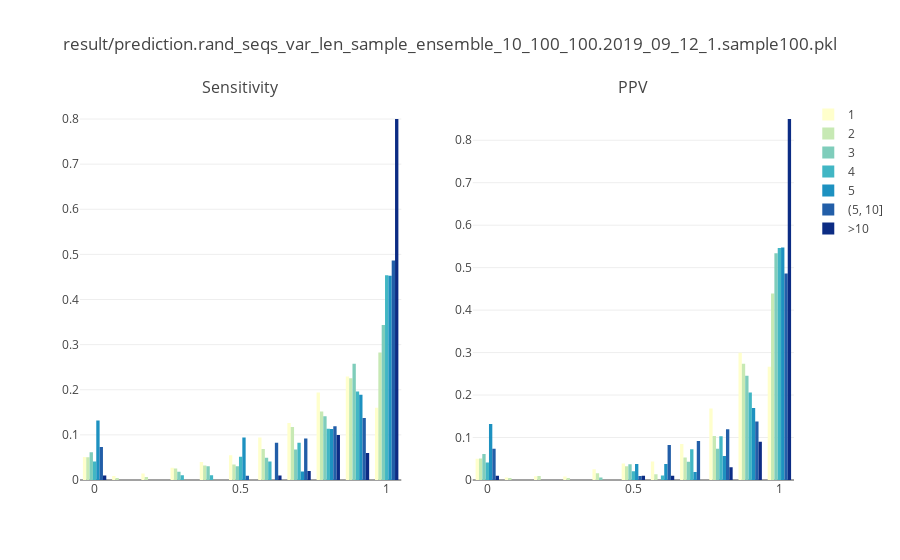

This figure's notebook cell:
### Code cell
fig = make_subplots(rows=1, cols=2, subplot_titles=['Sensitivity', 'PPV'])

for col_idx, metric_name in enumerate(['sensitivity', 'ppv']):

    col = col_idx + 1
    fig.add_trace(go.Histogram(x=df_metric[df_metric['rnafold_count'] == 1][metric_name], 
                              nbinsx=20, histnorm='probability', name='1',
                              marker_color='#ffffcc', showlegend=True if col_idx == 0 else False), 
                 row=1, col=col)
    fig.add_trace(go.Histogram(x=df_metric[df_metric['rnafold_count'] == 2][metric_name], 
                              nbinsx=20, histnorm='probability', name='2',
                              marker_color='#c7e9b4', showlegend=True if col_idx == 0 else False),
                 row=1, col=col)
    fig.add_trace(go.Histogram(x=df_metric[df_metric['rnafold_count'] == 3][metric_name], 
                              nbinsx=20, histnorm='probability', name='3',
                              marker_color='#7fcdbb', showlegend=True if col_idx == 0 else False),
                 row=1, col=col)
    fig.add_trace(go.Histogram(x=df_metric[df_metric['rnafold_count'] == 4][metric_name], 
                              nbinsx=20, histnorm='probability', name='4',
                              marker_color='#41b6c4', showlegend=True if col_idx == 0 else False),
                 row=1, col=col)
    fig.add_trace(go.Histogram(x=df_metric[df_metric['rnafold_count'] == 5][metric_name], 
                              nbinsx=20, histnorm='probability', name='5',
                              marker_color='#1d91c0', showlegend=True if col_idx == 0 else False),
                 row=1, col=col)
    fig.add_trace(go.Histogram(x=df_metric[(df_metric['rnafold_count'] > 5) & (df_metric['rnafold_count'] <= 10)]['sensitivity'], 
                              nbinsx=20, histnorm='probability', name='(5, 10]',
                              marker_color='#225ea8', showlegend=True if col_idx == 0 else False),
                 row=1, col=col)
    fig.add_trace(go.Histogram(x=df_metric[df_metric['rnafold_count'] > 10][metric_name], 
                              nbinsx=20, histnorm='probability', name='>10',
                              marker_color='#0c2c84', showlegend=True if col_idx == 0 else False), 
                 row=1, col=col)

fig = fig.update(layout=dict(
    paper_bgcolor='rgba(0,0,0,0)',
    plot_bgcolor='rgba(0,0,0,0)',
#     xaxis=dict(showgrid=False, zeroline=False,
#                tickfont=dict(size=18, color='#000'),
#                titlefont=dict(size=24, color='#000'),
#                showline=True, mirror=True),
#     yaxis=dict(showgrid=True, gridwidth=1, gridcolor='darkgray',
#                tickfont=dict(size=18, color='#000'),
#                titlefont=dict(size=24, color='#000'),
#                title='Percentage', showline=True, mirror=True),
    title=result_filenmae,
#     title=metric_name,
#     titlefont=dict(size=24, color='#000'),
#     legend=dict(orientation="h",
#                 font=dict(
# #             family='sans-serif',
#             size=24,
#             color='#000'
#         ),),
))
iplot(fig)

### Figure 1 — Plotly figure (JSON) as saved in the notebook; plotly's stock layout.template omitted (floating-point values rounded to 4 significant figures; data arrays with more than 128 entries replaced by an {"elided": "..."} marker saying what was removed)
{"data": [{"histnorm": "probability", "marker": {"color": "#ffffcc"}, "name": "1", "nbinsx": 20, "showlegend": true, "type": "histogram", "uid": "5f35950b-c23d-45ff-9d37-bbd7aaffcfce", "x": {"elided": "3571 float values"}, "xaxis": "x", "yaxis": "y"}, {"histnorm": "probability", "marker": {"color": "#c7e9b4"}, "name": "2", "nbinsx": 20, "showlegend": true, "type": "histogram", "uid": "fb811878-d9b6-453e-981d-a9616ee6b569", "x": {"elided": "435 float values"}, "xaxis": "x", "yaxis": "y"}, {"histnorm": "probability", "marker": {"color": "#7fcdbb"}, "name": "3", "nbinsx": 20, "showlegend": true, "type": "histogram", "uid": "5d0dda0e-a4b9-4a33-8e05-aee357cea31a", "x": {"elided": "163 float values"}, "xaxis": "x", "yaxis": "y"}, {"histnorm": "probability", "marker": {"color": "#41b6c4"}, "name": "4", "nbinsx": 20, "showlegend": true, "type": "histogram", "uid": "fed3e982-b868-4674-88a9-014e65a60d74", "x": [1, 0, 1, 1, 0.75, 1, 0.875, 0.96, 0.9091, 0.5455, 0.8571, 0.8889, 0.6, 0.7273, 1, 0.9524, 1, 0.9545, 0.3043, 1, 0.5, 1, 0.8421, 0.8, 1, 0.7857, 1, 0.9524, 0.9545, 0.8, 0.875, 0.9, 0.7368, 0.5185, 0.7241, 0, 0, 0.9333, 1, 0.875, 0.8462, 1, 1, 0.5, 1, 1, 0.8, 1, 0.65, 0.5769, 1, 0.875, 0.9286, 0.7778, 0.4444, 0.7273, 0.9091, 0.5455, 0.8889, 0.85, 1, 0.8095, 0.875, 1, 1, 1, 1, 0.96, 1, 0.6667, 0.75, 1, 0.9524, 0.5833, 0.9091, 1, 1, 1, 0, 1, 0.5789, 0.8889, 1, 0.963, 1, 0.8667, 0.9286, 1, 0.6667, 0.7895, 0.6842, 0.8696, 1, 1, 1, 0.9565, 1], "xaxis": "x", "yaxis": "y"}, {"histnorm": "probability", "marker": {"color": "#1d91c0"}, "name": "5", "nbinsx": 20, "showlegend": true, "type": "histogram", "uid": "2792e58d-322b-4d24-ad64-ba46e2c63aa8", "x": [0, 0.8333, 1, 0.875, 0.4667, 0, 1, 0.8333, 1, 0.8261, 1, 0.5, 0.7778, 1, 1, 1, 1, 1, 1, 1, 0, 0, 0, 0.8947, 0.4667, 1, 1, 0.5, 0.5, 0.9333, 0.9286, 0, 1, 1, 0.9286, 1, 0.85, 0.9167, 1, 0.8, 0.6667, 1, 0.9091, 0.9091, 1, 1, 1, 1, 0.875, 0.8462, 0, 0.95, 0.9565], "xaxis": "x", "yaxis": "y"}, {"histnorm": "probability", "marker": {"color": "#225ea8"}, "name": "(5, 10]", "nbinsx": 20, "showlegend": true, "type": "histogram", "uid": "01adf836-e140-477c-9e01-9d2cc71611a9", "x": [1, 1, 0.8333, 0, 0.6071, 0.7778, 1, 0.6, 1, 1, 1, 1, 0.8333, 0.875, 0.7778, 1, 1, 0.7778, 0.96, 1, 1, 1, 0, 0, 0, 1, 0.8333, 0.8889, 1, 1, 1, 0.5, 1, 0.7273, 0.7619, 1, 0.7037, 0.7308, 0.7407, 0.8214, 0.7778, 0.913, 0.8696, 1, 1, 0.8333, 0.6, 0.9333, 1, 0.7368, 0.6316, 0.7778, 0.6552, 1, 1, 1, 1, 1, 1, 1, 1, 0.8, 1, 0.6, 0.6667, 0.7, 0.9091, 1, 0.625, 0.5769, 1, 0.6087, 0.8824, 1, 0.875, 0.8889, 1, 1, 0.9444, 1, 1, 1, 0.8696, 0.8571, 0.6, 0.9167, 1, 0.6667, 1, 1, 1, 1, 0, 0, 0, 0.85, 1, 1, 1, 1, 0.8571, 1, 1, 0, 0.7619, 1, 1, 0.6667, 0.9545], "xaxis": "x", "yaxis": "y"}, {"histnorm": "probability", "marker": {"color": "#0c2c84"}, "name": ">10", "nbinsx": 20, "showlegend": true, "type": "histogram", "uid": "6d7e66ae-add2-40d6-beb1-adb06634024b", "x": [1, 1, 1, 0.6667, 1, 0.75, 1, 1, 1, 1, 1, 1, 1, 0.8333, 1, 1, 1, 1, 1, 1, 0.8333, 1, 1, 1, 1, 1, 1, 1, 1, 0.7619, 0.8, 0.9, 1, 0.75, 1, 1, 1, 0.9091, 1, 1, 1, 1, 1, 1, 1, 0.6, 1, 1, 1, 1, 1, 1, 1, 0, 1, 1, 1, 1, 1, 0.875, 0.9091, 1, 1, 1, 1, 1, 1, 0.7273, 0.9167, 1, 0.8, 0.9091, 1, 1, 1, 1, 1, 1, 1, 1, 1, 1, 1, 0.8125, 1, 1, 1, 1, 1, 1, 1, 1, 0.8, 1, 1, 1, 1, 1, 0.8, 1], "xaxis": "x", "yaxis": "y"}, {"histnorm": "probability", "marker": {"color": "#ffffcc"}, "name": "1", "nbinsx": 20, "showlegend": false, "type": "histogram", "uid": "026c8a65-af53-410e-b8f8-de9a4fb80f06", "x": {"elided": "3571 float values"}, "xaxis": "x2", "yaxis": "y2"}, {"histnorm": "probability", "marker": {"color": "#c7e9b4"}, "name": "2", "nbinsx": 20, "showlegend": false, "type": "histogram", "uid": "d507e9a4-ae01-4ac0-9a00-d8f4c73b1b21", "x": {"elided": "435 float values"}, "xaxis": "x2", "yaxis": "y2"}, {"histnorm": "probability", "marker": {"color": "#7fcdbb"}, "name": "3", "nbinsx": 20, "showlegend": false, "type": "histogram", "uid": "0abf1367-dd54-41c0-98fa-a06edcc19281", "x": {"elided": "163 float values"}, "xaxis": "x2", "yaxis": "y2"}, {"histnorm": "probability", "marker": {"color": "#41b6c4"}, "name": "4", "nbinsx": 20, "showlegend": false, "type": "histogram", "uid": "adb68ea3-9fd1-4a5c-801a-59278a2bf495", "x": [1, 0, 0.5, 0.8333, 1, 0.8333, 1, 0.96, 0.9091, 0.8571, 0.8571, 1, 0.8571, 0.7273, 0.9375, 1, 0.9, 0.9545, 0.5385, 0.9524, 1, 1, 0.9412, 0.9412, 1, 0.9167, 0.6923, 0.9524, 1, 1, 1, 1, 0.7778, 0.6364, 1, 0, 0, 0.9333, 0.875, 1, 1, 0.9091, 0.6667, 0.6667, 0.8333, 1, 1, 0.9412, 1, 1, 1, 1, 1, 1, 0.6667, 0.7273, 1, 1, 0.8, 0.9444, 0.9444, 0.9444, 0.875, 1, 0.9, 0.8636, 0.9545, 0.96, 1, 1, 1, 0.75, 1, 0.7, 1, 1, 0.75, 1, 0, 0.9524, 0.7857, 1, 1, 0.963, 1, 1, 1, 1, 1, 0.9375, 0.8125, 1, 0.8333, 1, 1, 1, 0.9545], "xaxis": "x2", "yaxis": "y2"}, {"histnorm": "probability", "marker": {"color": "#1d91c0"}, "name": "5", "nbinsx": 20, "showlegend": false, "type": "histogram", "uid": "27d9209e-fd9d-441b-acdc-a161c6bdd5ec", "x": [0, 0.8333, 0.8333, 1, 0.6364, 0, 1, 1, 1, 0.95, 0.95, 1, 1, 0.7692, 1, 1, 1, 1, 0.9, 0.9091, 0, 0, 0, 0.8947, 0.5385, 0.9091, 1, 0.5, 0.6, 0.875, 0.9286, 0, 0.9375, 1, 1, 1, 0.9444, 1, 0.9091, 1, 1, 1, 1, 1, 1, 1, 1, 0.9524, 1, 0.6875, 0, 0.95, 1], "xaxis": "x2", "yaxis": "y2"}, {"histnorm": "probability", "marker": {"color": "#225ea8"}, "name": "(5, 10]", "nbinsx": 20, "showlegend": false, "type": "histogram", "uid": "6de8158d-f353-465b-9b58-6814f9caa190", "x": [1, 1, 0.8333, 0, 0.6071, 0.7778, 1, 0.6, 1, 1, 1, 1, 0.8333, 0.875, 0.7778, 1, 1, 0.7778, 0.96, 1, 1, 1, 0, 0, 0, 1, 0.8333, 0.8889, 1, 1, 1, 0.5, 1, 0.7273, 0.7619, 1, 0.7037, 0.7308, 0.7407, 0.8214, 0.7778, 0.913, 0.8696, 1, 1, 0.8333, 0.6, 0.9333, 1, 0.7368, 0.6316, 0.7778, 0.6552, 1, 1, 1, 1, 1, 1, 1, 1, 0.8, 1, 0.6, 0.6667, 0.7, 0.9091, 1, 0.625, 0.5769, 1, 0.6087, 0.8824, 1, 0.875, 0.8889, 1, 1, 0.9444, 1, 1, 1, 0.8696, 0.8571, 0.6, 0.9167, 1, 0.6667, 1, 1, 1, 1, 0, 0, 0, 0.85, 1, 1, 1, 1, 0.8571, 1, 1, 0, 0.7619, 1, 1, 0.6667, 0.9545], "xaxis": "x2", "yaxis": "y2"}, {"histnorm": "probability", "marker": {"color": "#0c2c84"}, "name": ">10", "nbinsx": 20, "showlegend": false, "type": "histogram", "uid": "66422ff4-c857-408c-9ba0-9836051efdcf", "x": [1, 1, 1, 0.8, 1, 0.913, 1, 1, 1, 1, 1, 1, 1, 1, 1, 0.8571, 1, 1, 1, 1, 0.9375, 1, 1, 1, 0.6, 1, 1, 1, 1, 0.9412, 0.9412, 1, 1, 0.8333, 1, 1, 0.9, 1, 1, 1, 1, 1, 1, 1, 1, 0.5455, 1, 1, 0.8333, 1, 1, 0.9444, 1, 0, 1, 1, 1, 1, 1, 1, 1, 1, 1, 1, 1, 1, 1, 1, 1, 1, 1, 1, 1, 1, 1, 1, 1, 1, 1, 1, 1, 1, 0.9286, 1, 1, 1, 1, 1, 1, 1, 0.875, 1, 1, 1, 1, 1, 1, 1, 1, 1], "xaxis": "x2", "yaxis": "y2"}], "layout": {"annotations": [{"font": {"size": 16}, "showarrow": false, "text": "Sensitivity", "x": 0.225, "xanchor": "center", "xref": "paper", "y": 1, "yanchor": "bottom", "yref": "paper"}, {"font": {"size": 16}, "showarrow": false, "text": "PPV", "x": 0.775, "xanchor": "center", "xref": "paper", "y": 1, "yanchor": "bottom", "yref": "paper"}], "paper_bgcolor": "rgba(0,0,0,0)", "plot_bgcolor": "rgba(0,0,0,0)", "title": {"text": "result/prediction.rand_seqs_var_len_sample_ensemble_10_100_100.2019_09_12_1.sample100.pkl"}, "xaxis": {"anchor": "y", "domain": [0, 0.45]}, "xaxis2": {"anchor": "y2", "domain": [0.55, 1]}, "yaxis": {"anchor": "x", "domain": [0, 1]}, "yaxis2": {"anchor": "x2", "domain": [0, 1]}}}
